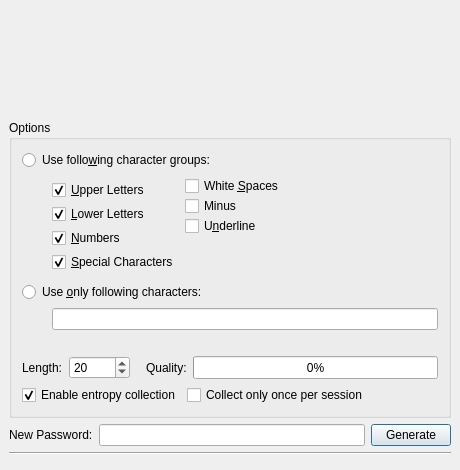
<ui version="4.0" >
 <class>GenPwDlg</class>
 <widget class="QDialog" name="GenPwDlg" >
  <property name="geometry" >
   <rect>
    <x>0</x>
    <y>0</y>
    <width>460</width>
    <height>470</height>
   </rect>
  </property>
  <property name="sizePolicy" >
   <sizepolicy>
    <hsizetype>0</hsizetype>
    <vsizetype>0</vsizetype>
    <horstretch>0</horstretch>
    <verstretch>0</verstretch>
   </sizepolicy>
  </property>
  <property name="minimumSize" >
   <size>
    <width>460</width>
    <height>470</height>
   </size>
  </property>
  <property name="maximumSize" >
   <size>
    <width>460</width>
    <height>470</height>
   </size>
  </property>
  <property name="windowTitle" >
   <string>Password Generator</string>
  </property>
  <layout class="QVBoxLayout" >
   <property name="margin" >
    <number>9</number>
   </property>
   <property name="spacing" >
    <number>6</number>
   </property>
   <item>
    <spacer>
     <property name="orientation" >
      <enum>Qt::Vertical</enum>
     </property>
     <property name="sizeHint" >
      <size>
       <width>20</width>
       <height>50</height>
      </size>
     </property>
    </spacer>
   </item>
   <item>
    <widget class="QGroupBox" name="groupBox1" >
     <property name="title" >
      <string>Options</string>
     </property>
     <layout class="QVBoxLayout" >
      <property name="margin" >
       <number>10</number>
      </property>
      <property name="spacing" >
       <number>6</number>
      </property>
      <item>
       <widget class="QRadioButton" name="Radio_1" >
        <property name="text" >
         <string>Use follo&amp;wing character groups:</string>
        </property>
        <property name="shortcut" >
         <string>Alt+W</string>
        </property>
       </widget>
      </item>
      <item>
       <layout class="QHBoxLayout" >
        <property name="margin" >
         <number>0</number>
        </property>
        <property name="spacing" >
         <number>6</number>
        </property>
        <item>
         <spacer>
          <property name="orientation" >
           <enum>Qt::Horizontal</enum>
          </property>
          <property name="sizeType" >
           <enum>QSizePolicy::Fixed</enum>
          </property>
          <property name="sizeHint" >
           <size>
            <width>30</width>
            <height>20</height>
           </size>
          </property>
         </spacer>
        </item>
        <item>
         <layout class="QVBoxLayout" >
          <property name="margin" >
           <number>0</number>
          </property>
          <property name="spacing" >
           <number>0</number>
          </property>
          <item>
           <widget class="QCheckBox" name="checkBox1" >
            <property name="text" >
             <string>&amp;Upper Letters</string>
            </property>
            <property name="shortcut" >
             <string>Alt+U</string>
            </property>
            <property name="checked" >
             <bool>true</bool>
            </property>
           </widget>
          </item>
          <item>
           <widget class="QCheckBox" name="checkBox2" >
            <property name="text" >
             <string>&amp;Lower Letters</string>
            </property>
            <property name="shortcut" >
             <string>Alt+L</string>
            </property>
            <property name="checked" >
             <bool>true</bool>
            </property>
           </widget>
          </item>
          <item>
           <widget class="QCheckBox" name="checkBox3" >
            <property name="text" >
             <string>&amp;Numbers</string>
            </property>
            <property name="shortcut" >
             <string>Alt+N</string>
            </property>
            <property name="checked" >
             <bool>true</bool>
            </property>
           </widget>
          </item>
          <item>
           <widget class="QCheckBox" name="checkBox4" >
            <property name="text" >
             <string>&amp;Special Characters</string>
            </property>
            <property name="checked" >
             <bool>true</bool>
            </property>
           </widget>
          </item>
         </layout>
        </item>
        <item>
         <layout class="QVBoxLayout" >
          <property name="margin" >
           <number>0</number>
          </property>
          <property name="spacing" >
           <number>0</number>
          </property>
          <item>
           <widget class="QCheckBox" name="checkBox5" >
            <property name="text" >
             <string>White &amp;Spaces</string>
            </property>
            <property name="shortcut" >
             <string>Alt+S</string>
            </property>
           </widget>
          </item>
          <item>
           <widget class="QCheckBox" name="checkBox6" >
            <property name="text" >
             <string>Minus</string>
            </property>
           </widget>
          </item>
          <item>
           <widget class="QCheckBox" name="checkBox7" >
            <property name="text" >
             <string>U&amp;nderline</string>
            </property>
            <property name="shortcut" >
             <string>Alt+N</string>
            </property>
           </widget>
          </item>
          <item>
           <spacer>
            <property name="orientation" >
             <enum>Qt::Vertical</enum>
            </property>
            <property name="sizeHint" >
             <size>
              <width>20</width>
              <height>40</height>
             </size>
            </property>
           </spacer>
          </item>
         </layout>
        </item>
        <item>
         <spacer>
          <property name="orientation" >
           <enum>Qt::Horizontal</enum>
          </property>
          <property name="sizeHint" >
           <size>
            <width>40</width>
            <height>20</height>
           </size>
          </property>
         </spacer>
        </item>
       </layout>
      </item>
      <item>
       <widget class="QRadioButton" name="Radio_2" >
        <property name="text" >
         <string>Use &amp;only following characters:</string>
        </property>
        <property name="shortcut" >
         <string>Alt+O</string>
        </property>
       </widget>
      </item>
      <item>
       <layout class="QHBoxLayout" >
        <property name="margin" >
         <number>0</number>
        </property>
        <property name="spacing" >
         <number>6</number>
        </property>
        <item>
         <spacer>
          <property name="orientation" >
           <enum>Qt::Horizontal</enum>
          </property>
          <property name="sizeType" >
           <enum>QSizePolicy::Fixed</enum>
          </property>
          <property name="sizeHint" >
           <size>
            <width>30</width>
            <height>20</height>
           </size>
          </property>
         </spacer>
        </item>
        <item>
         <widget class="QLineEdit" name="Edit_chars" >
          <property name="maxLength" >
           <number>255</number>
          </property>
         </widget>
        </item>
       </layout>
      </item>
      <item>
       <spacer>
        <property name="orientation" >
         <enum>Qt::Vertical</enum>
        </property>
        <property name="sizeHint" >
         <size>
          <width>20</width>
          <height>20</height>
         </size>
        </property>
       </spacer>
      </item>
      <item>
       <layout class="QHBoxLayout" >
        <property name="margin" >
         <number>0</number>
        </property>
        <property name="spacing" >
         <number>6</number>
        </property>
        <item>
         <widget class="QLabel" name="textLabel1" >
          <property name="text" >
           <string>Length:</string>
          </property>
         </widget>
        </item>
        <item>
         <widget class="QSpinBox" name="Spin_Num" >
          <property name="maximum" >
           <number>10000</number>
          </property>
          <property name="minimum" >
           <number>1</number>
          </property>
          <property name="value" >
           <number>20</number>
          </property>
         </widget>
        </item>
        <item>
         <spacer>
          <property name="orientation" >
           <enum>Qt::Horizontal</enum>
          </property>
          <property name="sizeType" >
           <enum>QSizePolicy::Fixed</enum>
          </property>
          <property name="sizeHint" >
           <size>
            <width>10</width>
            <height>20</height>
           </size>
          </property>
         </spacer>
        </item>
        <item>
         <widget class="QLabel" name="textLabel5" >
          <property name="text" >
           <string>Quality:</string>
          </property>
         </widget>
        </item>
        <item>
         <widget class="QProgressBar" name="Progress_Quali" >
          <property name="sizePolicy" >
           <sizepolicy>
            <hsizetype>7</hsizetype>
            <vsizetype>1</vsizetype>
            <horstretch>0</horstretch>
            <verstretch>0</verstretch>
           </sizepolicy>
          </property>
          <property name="maximumSize" >
           <size>
            <width>16777215</width>
            <height>16777215</height>
           </size>
          </property>
          <property name="maximum" >
           <number>128</number>
          </property>
          <property name="value" >
           <number>0</number>
          </property>
          <property name="orientation" >
           <enum>Qt::Horizontal</enum>
          </property>
         </widget>
        </item>
       </layout>
      </item>
      <item>
       <layout class="QHBoxLayout" >
        <property name="margin" >
         <number>0</number>
        </property>
        <property name="spacing" >
         <number>6</number>
        </property>
        <item>
         <widget class="QCheckBox" name="Check_CollectEntropy" >
          <property name="text" >
           <string>Enable entropy collection</string>
          </property>
          <property name="shortcut" >
           <string>Alt+M</string>
          </property>
          <property name="checked" >
           <bool>true</bool>
          </property>
         </widget>
        </item>
        <item>
         <widget class="QCheckBox" name="Check_CollectOncePerSession" >
          <property name="text" >
           <string>Collect only once per session</string>
          </property>
         </widget>
        </item>
        <item>
         <spacer>
          <property name="orientation" >
           <enum>Qt::Horizontal</enum>
          </property>
          <property name="sizeHint" >
           <size>
            <width>40</width>
            <height>20</height>
           </size>
          </property>
         </spacer>
        </item>
       </layout>
      </item>
     </layout>
    </widget>
   </item>
   <item>
    <layout class="QHBoxLayout" >
     <property name="margin" >
      <number>0</number>
     </property>
     <property name="spacing" >
      <number>6</number>
     </property>
     <item>
      <widget class="QLabel" name="textLabel4" >
       <property name="text" >
        <string>New Password:</string>
       </property>
      </widget>
     </item>
     <item>
      <widget class="QLineEdit" name="Edit_dest" />
     </item>
     <item>
      <widget class="QPushButton" name="ButtonGenerate" >
       <property name="text" >
        <string>Generate</string>
       </property>
      </widget>
     </item>
    </layout>
   </item>
   <item>
    <widget class="Line" name="line3" >
     <property name="frameShape" >
      <enum>QFrame::HLine</enum>
     </property>
     <property name="frameShadow" >
      <enum>QFrame::Sunken</enum>
     </property>
     <property name="orientation" >
      <enum>Qt::Horizontal</enum>
     </property>
    </widget>
   </item>
   <item>
    <widget class="QDialogButtonBox" name="DialogButtons" >
     <property name="orientation" >
      <enum>Qt::Horizontal</enum>
     </property>
     <property name="standardButtons" >
      <set>QDialogButtonBox::NoButton</set>
     </property>
    </widget>
   </item>
  </layout>
 </widget>
 <layoutdefault spacing="6" margin="11" />
 <tabstops>
  <tabstop>Radio_1</tabstop>
  <tabstop>checkBox1</tabstop>
  <tabstop>checkBox2</tabstop>
  <tabstop>checkBox3</tabstop>
  <tabstop>checkBox4</tabstop>
  <tabstop>checkBox5</tabstop>
  <tabstop>checkBox6</tabstop>
  <tabstop>checkBox7</tabstop>
  <tabstop>Radio_2</tabstop>
  <tabstop>Edit_chars</tabstop>
  <tabstop>Check_CollectEntropy</tabstop>
  <tabstop>Edit_dest</tabstop>
  <tabstop>ButtonGenerate</tabstop>
 </tabstops>
 <resources/>
 <connections/>
</ui>
